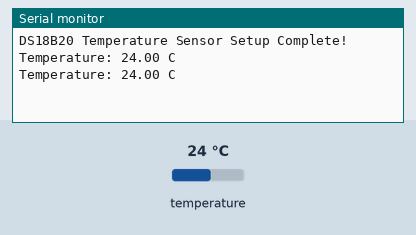
Simulated run of this sketch. Board: ESP32. Shown: the last lines printed to the serial monitor. Inputs (shaded band) come from the test bench; at power-on: temperature 24 °C.

Above: at 4.3 s.
4.4 s: temperature set to 12 °C
At 6.9 s:
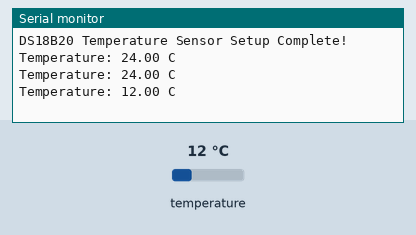
8.1 s: temperature set to 19 °C
At 10.2 s:
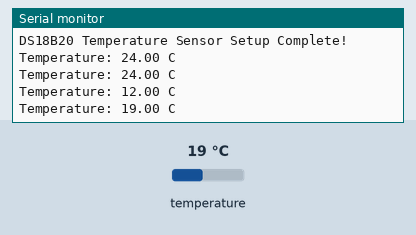
Timing chart, 0 to 11.7 s (numbered marks = the images above; inputs shaded):
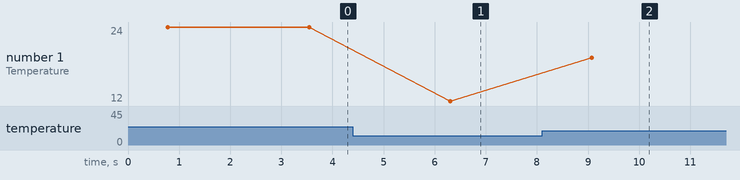

The sketch:

Final101.ino
```cpp
// DS18B20 Temperature Sensor with ESP32

#include <OneWire.h>
#include <DallasTemperature.h>

// Define pins
#define ONE_WIRE_BUS 32 // GPIO32 for DS18B20

// Setup oneWire instance to communicate with any OneWire devices (DS18B20)
OneWire oneWire(ONE_WIRE_BUS);
DallasTemperature sensors(&oneWire);

void setup() {
  Serial.begin(115200); // Start Serial Monitor
  sensors.begin();      // Initialize the sensor
  Serial.println("DS18B20 Temperature Sensor Setup Complete!");
}

void loop() {
  // Request temperature readings from DS18B20
  sensors.requestTemperatures();

  // Get temperature in Celsius
  float temperature = sensors.getTempCByIndex(0);

  // Display temperature on Serial Monitor
  if (temperature != DEVICE_DISCONNECTED_C) {
    Serial.print("Temperature: ");
    Serial.print(temperature);
    Serial.println(" C");
  } else {
    Serial.println("Error: Could not read temperature data.");
  }

  delay(2000); // Delay 2 seconds before the next reading
}
```

Measured:
- after the input at 4.4 s, the serial monitor: prints a new line after 1.9 s (image 1)
- after the input at 8.1 s, the serial monitor: prints a new line after 0.97 s (image 2)
- plotted number 1: 24 → 12 after the input at 4.4 s, 12 → 19 after the input at 8.1 s
